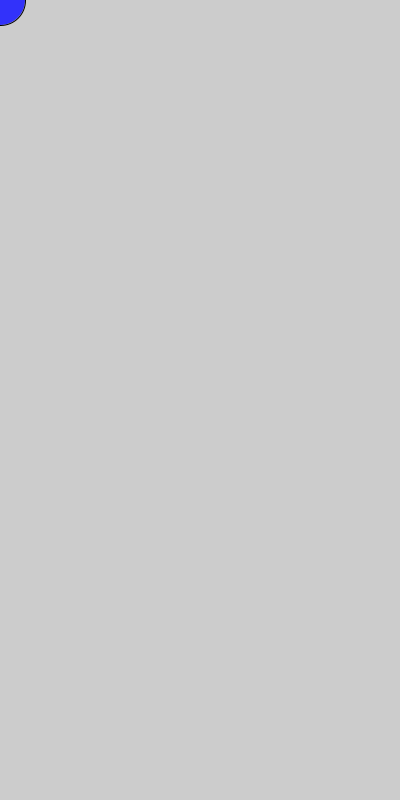
Frame 1 (no input)
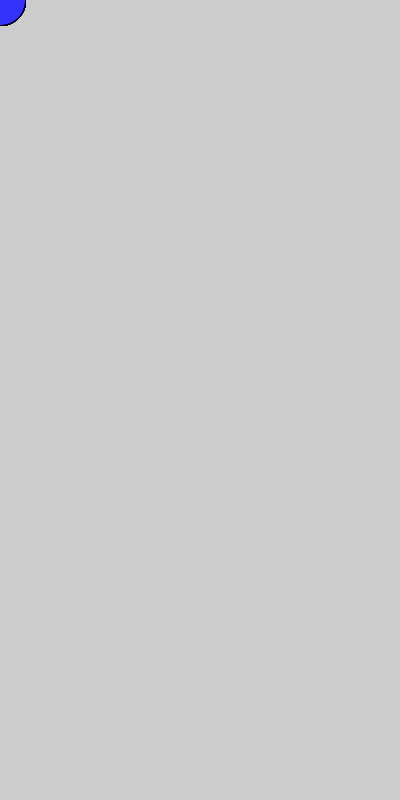
Frame 60 (the mouse pressed at the canvas centre just before this capture)
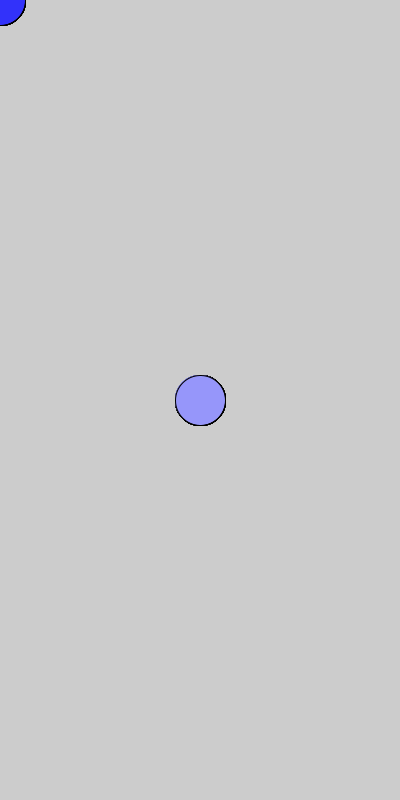
Frame 120 (the mouse held since frame 60 and released just before this capture)

The Processing sketch that drew these frames (run headless with seeded random() and noise(); from frame 60 on, the mouse is pressed at the canvas centre):

// Processing sketch: assignment3
// ── assignment3.pde
PImage img;

void settings()

{
size(400, 800);
}
  
void setup()

{
  
}
  
void draw()

{
  
  fill(50+mouseX/2, 50+(mouseY/4) ,250);
ellipse(mouseX, mouseY, 50, 50);
}
  
  
